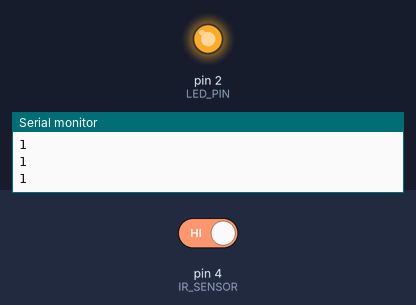
The sketch below on a simulated Arduino Uno, built with avr-gcc and run on an emulated ATmega328P. On the bench: output pins drawn as LEDs (lit = HIGH), the last lines printed to the serial monitor. The test bench sets the inputs (shaded band); at power-on: pin 4 (IR_SENSOR) HIGH.

Above: at 1.2 s.
1.3 s: pin 4 (IR_SENSOR) driven LOW
At 2.1 s:
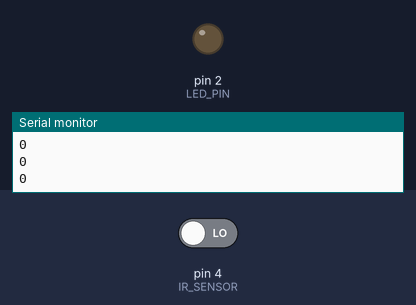
2.8 s: pin 4 (IR_SENSOR) driven HIGH
At 3.3 s:
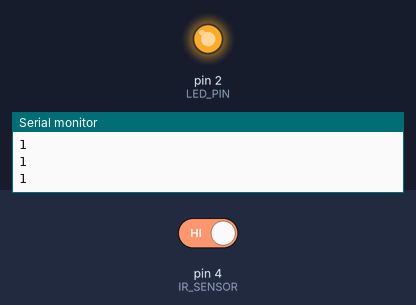
Timing chart, 0 to 5.8 s (numbered marks = the images above; inputs shaded):
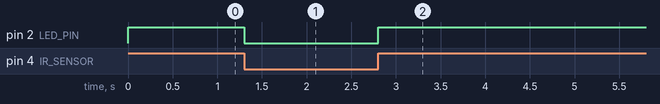

Measured:
- after the input at 1.3 s, pin 2 (LED_PIN): HIGH → LOW at once
- after the input at 2.8 s, pin 2 (LED_PIN): LOW → HIGH at once

The sketch:

IR_Sensor_Input.ino
```cpp
#define IR_SENSOR 4
#define LED_PIN 2

void setup()
{
    pinMode(IR_SENSOR, INPUT);
    pinMode(LED_PIN, OUTPUT);

    Serial.begin(115200);
}

void loop()
{
    int sensorState = digitalRead(IR_SENSOR);

    Serial.println(sensorState);

    if (sensorState == LOW)
    {
        digitalWrite(LED_PIN, LOW);
    }
    else
    {
        digitalWrite(LED_PIN, HIGH);
    }

    delay(100);
}
```
